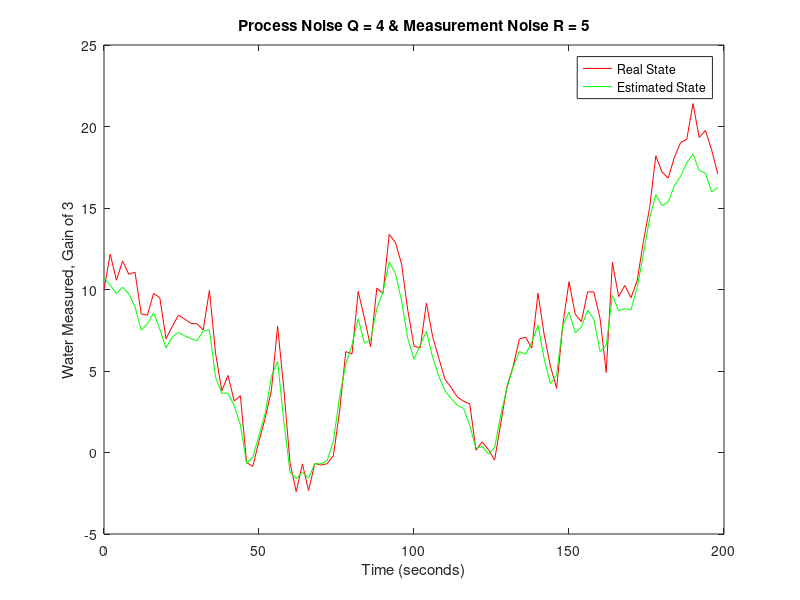

This figure's MATLAB source:
% Define system
A = 1;
B = 2;
C = 3;
D = 0;
Uk = 0.1;   % real input trickle
initial_state_estimate = 10;
initial_p_estimate = 10;

% Simulate system dynamics and measurement
N_samples = 100;
timestep = B;               % time step duration in seconds
time = timestep * (0:N_samples-1);  % time axis for plot

% Create the random noise
arr_Rand_Noise = randn(100, 1);

% Define the different settings
settings = [struct('Q', 4, 'R', 5, 'initial_p_estimate', 10)];

% Cycle through the different settings
N_settings = length(settings);

% Create 2D placeholder array for 3 different settings and N measured outputs
x_real = zeros(N_settings, N_samples);
y_meas = zeros(N_settings, N_samples);
x_est = zeros(N_settings, N_samples);
y_est = zeros(N_settings, N_samples);

for i = 1:N_settings
    Q = settings(i).Q;
    R = settings(i).R;
    initial_p_estimate = settings(i).initial_p_estimate;
    
    % Generate process noise
    w = sqrt(Q) * arr_Rand_Noise;

    % Generate measurement noise
    v = sqrt(R) * arr_Rand_Noise;

    % Initial state estimate
    x_real(i,1) = initial_state_estimate;
    x_est(i,1) = initial_state_estimate;
    P = initial_p_estimate;
    
    % Simulate across time
    for k = 1:N_samples
        % True system dynamics with process noise
        if (k ~= N_samples)
            x_real(i,k+1) = A*x_real(i,k) + B*Uk + w(k); end
        % Measured output with measurement noise
        y_meas(i,k) = C*x_real(i,k) + D*Uk + v(k);

        %% Kalman Filter Equations
            % xˆk|k−1 = Axˆk + Buk
                x_est(i,k) = A*x_est(i,k) + B*Uk;
            % Pˆk|k−1 = APˆk−1|k−1A^T + Q
                P = A*P*A' + Q;
            % y˜k = yk − Cxˆk|k−1
                y_est(i,k) = y_meas(i,k) - C * x_est(i,k);
            % Sk = CPˆk|k−1C^T + R
                S = C*P*C' + R;
            % Kk = Pˆk|k−1C^T S^−1
                K = P*C'/S;
            % xˆk|k = ˆxk|k−1 + Kky˜k
                x_est(i,k) = x_est(i,k) + K*y_est(i,k);
            % Pk|k = (I − KkC)Pk|k−1(I − KkC)^T + KkRkK^T
                P = (eye(1) - K*C)*P*(eye(1) - K*C)' + K*R*K';
    end
end

% Plot the results
figure;
plot(time, x_real(1,:), '-r', time, x_est(1,:), '-g');
legend('Real State', 'Estimated State');
title('Process Noise Q = 4 & Measurement Noise R = 5');
xlabel('Time (seconds)');
ylabel('Water Measured, Gain of 3');